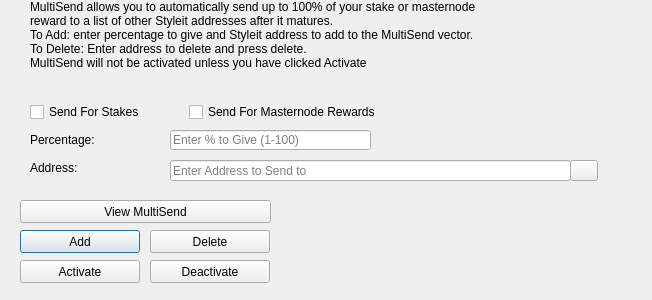
<?xml version="1.0" encoding="UTF-8"?>
<ui version="4.0">
 <class>MultiSendDialog</class>
 <widget class="QDialog" name="MultiSendDialog">
  <property name="windowModality">
   <enum>Qt::NonModal</enum>
  </property>
  <property name="geometry">
   <rect>
    <x>0</x>
    <y>0</y>
    <width>652</width>
    <height>300</height>
   </rect>
  </property>
  <property name="windowTitle">
   <string>MultiSend</string>
  </property>
  <widget class="QLineEdit" name="multiSendPercentEdit">
   <property name="geometry">
    <rect>
     <x>170</x>
     <y>130</y>
     <width>201</width>
     <height>20</height>
    </rect>
   </property>
   <property name="toolTip">
    <string>Enter whole numbers 1 - 100</string>
   </property>
   <property name="placeholderText">
    <string>Enter % to Give (1-100)</string>
   </property>
  </widget>
  <widget class="QLineEdit" name="multiSendAddressEdit">
   <property name="geometry">
    <rect>
     <x>170</x>
     <y>160</y>
     <width>401</width>
     <height>21</height>
    </rect>
   </property>
   <property name="toolTip">
    <string/>
   </property>
   <property name="placeholderText">
    <string>Enter Address to Send to</string>
   </property>
  </widget>
  <widget class="QLabel" name="label_2">
   <property name="geometry">
    <rect>
     <x>30</x>
     <y>0</y>
     <width>451</width>
     <height>121</height>
    </rect>
   </property>
   <property name="lineWidth">
    <number>1</number>
   </property>
   <property name="text">
    <string>MultiSend allows you to automatically send up to 100% of your stake or masternode reward to a list of other Styleit addresses after it matures.
To Add: enter percentage to give and Styleit address to add to the MultiSend vector.
To Delete: Enter address to delete and press delete.
MultiSend will not be activated unless you have clicked Activate</string>
   </property>
   <property name="alignment">
    <set>Qt::AlignLeading|Qt::AlignLeft|Qt::AlignTop</set>
   </property>
   <property name="wordWrap">
    <bool>true</bool>
   </property>
  </widget>
  <widget class="QLabel" name="message">
   <property name="geometry">
    <rect>
     <x>290</x>
     <y>200</y>
     <width>351</width>
     <height>91</height>
    </rect>
   </property>
   <property name="text">
    <string/>
   </property>
  </widget>
  <widget class="QPushButton" name="addButton">
   <property name="geometry">
    <rect>
     <x>20</x>
     <y>230</y>
     <width>120</width>
     <height>23</height>
    </rect>
   </property>
   <property name="toolTip">
    <string/>
   </property>
   <property name="statusTip">
    <string>Add to MultiSend Vector</string>
   </property>
   <property name="text">
    <string>Add</string>
   </property>
  </widget>
  <widget class="QPushButton" name="disableButton">
   <property name="geometry">
    <rect>
     <x>150</x>
     <y>260</y>
     <width>120</width>
     <height>23</height>
    </rect>
   </property>
   <property name="statusTip">
    <string>Deactivate MultiSend</string>
   </property>
   <property name="text">
    <string>Deactivate</string>
   </property>
  </widget>
  <widget class="QPushButton" name="addressBookButton">
   <property name="geometry">
    <rect>
     <x>570</x>
     <y>160</y>
     <width>28</width>
     <height>21</height>
    </rect>
   </property>
   <property name="toolTip">
    <string>Choose an address from the address book</string>
   </property>
   <property name="text">
    <string/>
   </property>
   <property name="icon">
    <iconset resource="../styleit.qrc">
     <normaloff>:/icons/address-book</normaloff>:/icons/address-book</iconset>
   </property>
   <property name="shortcut">
    <string>Alt+A</string>
   </property>
   <property name="autoDefault">
    <bool>false</bool>
   </property>
  </widget>
  <widget class="QLabel" name="label">
   <property name="geometry">
    <rect>
     <x>30</x>
     <y>130</y>
     <width>121</width>
     <height>20</height>
    </rect>
   </property>
   <property name="toolTip">
    <string>Percentage of stake to send</string>
   </property>
   <property name="text">
    <string>Percentage:</string>
   </property>
  </widget>
  <widget class="QLabel" name="label_5">
   <property name="geometry">
    <rect>
     <x>30</x>
     <y>160</y>
     <width>111</width>
     <height>16</height>
    </rect>
   </property>
   <property name="toolTip">
    <string>Address to send portion of stake to</string>
   </property>
   <property name="text">
    <string>Address:</string>
   </property>
  </widget>
  <widget class="QPushButton" name="deleteButton">
   <property name="geometry">
    <rect>
     <x>150</x>
     <y>230</y>
     <width>120</width>
     <height>23</height>
    </rect>
   </property>
   <property name="toolTip">
    <string/>
   </property>
   <property name="statusTip">
    <string>Delete Address From MultiSend Vector</string>
   </property>
   <property name="text">
    <string>Delete</string>
   </property>
  </widget>
  <widget class="QPushButton" name="activateButton">
   <property name="geometry">
    <rect>
     <x>20</x>
     <y>260</y>
     <width>120</width>
     <height>23</height>
    </rect>
   </property>
   <property name="statusTip">
    <string>Activate MultiSend</string>
   </property>
   <property name="text">
    <string>Activate</string>
   </property>
  </widget>
  <widget class="QPushButton" name="viewButton">
   <property name="geometry">
    <rect>
     <x>20</x>
     <y>200</y>
     <width>251</width>
     <height>23</height>
    </rect>
   </property>
   <property name="toolTip">
    <string/>
   </property>
   <property name="statusTip">
    <string>View MultiSend Vector</string>
   </property>
   <property name="text">
    <string>View MultiSend</string>
   </property>
  </widget>
  <widget class="QWidget" name="horizontalLayoutWidget">
   <property name="geometry">
    <rect>
     <x>30</x>
     <y>100</y>
     <width>351</width>
     <height>24</height>
    </rect>
   </property>
   <layout class="QHBoxLayout" name="horizontalLayout">
    <item>
     <widget class="QCheckBox" name="multiSendStakeCheckBox">
      <property name="text">
       <string>Send For Stakes</string>
      </property>
     </widget>
    </item>
    <item>
     <widget class="QCheckBox" name="multiSendMasternodeCheckBox">
      <property name="text">
       <string>Send For Masternode Rewards</string>
      </property>
     </widget>
    </item>
   </layout>
  </widget>
 </widget>
 <resources>
  <include location="../styleit.qrc"/>
 </resources>
 <connections/>
</ui>
